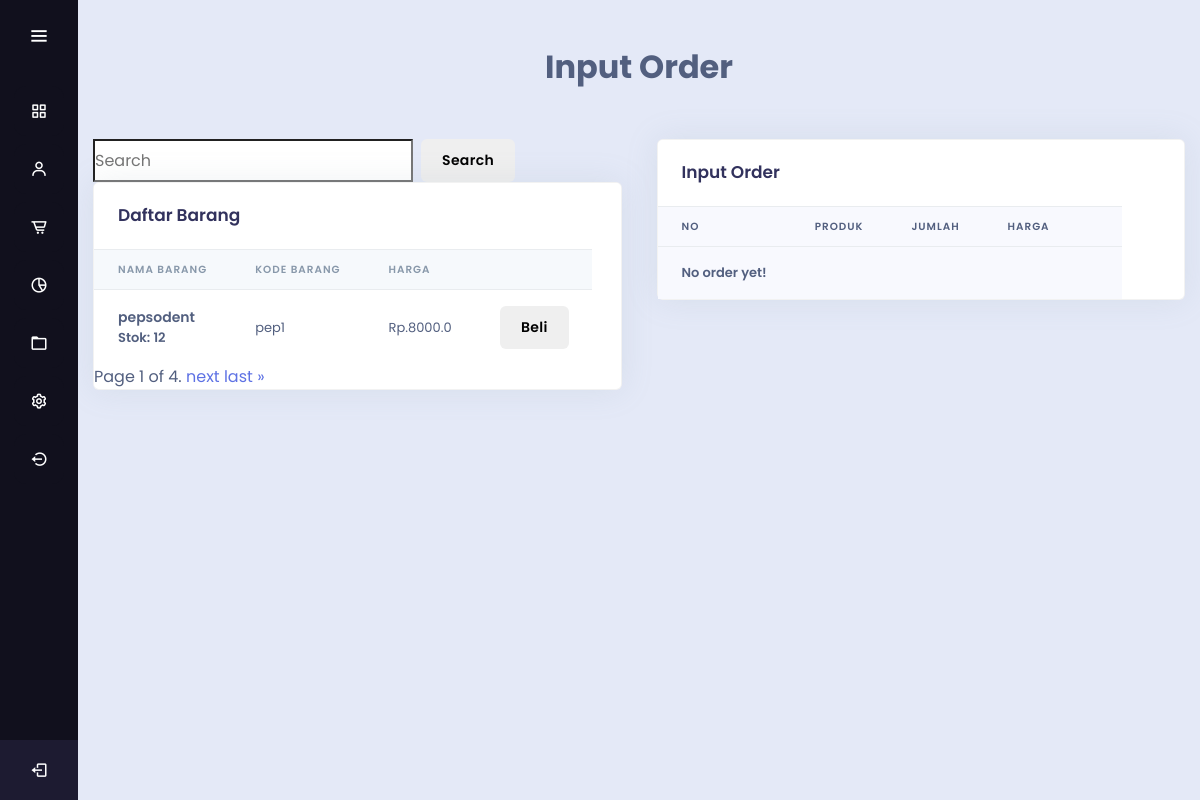
Page /barang/ (signed in) on the committed database.
### kasirku/models.py (models this page shows, shortened)
class Barang(models.Model):
    barang = models.CharField(max_length=50)
    kode = models.CharField(max_length=40)
    harga = models.FloatField(null=True)
    quantity = models.IntegerField()
    diskon = models.IntegerField()

### kasirku/views.py (the view)
# urls.py: path('barang/', barang, name='barang'),
@login_required(login_url=settings.LOGIN_URL)
def barang(request):
    barangs = Barang.objects.all()
    tittle = "Daftar Barang";
    cart_product_form = CartAddProductForm()
    cart = Cart(request)
    search = request.GET.get("search") if request.GET.get("search") else ""
    if search:
        barangs = barangs.filter(
            barang__icontains=search
        )
    page_size = 1  # Set the number of items per page
    paginator = Paginator(barangs, page_size)
    page = request.GET.get('page')
    try:
        barangs = paginator.page(page)
    except PageNotAnInteger:
        barangs = paginator.page(1)
    except EmptyPage:
        barangs = paginator.page(paginator.num_pages)
    konteks = {
        'barangs': barangs,
        'tittle': tittle,
        'cart_product_form': cart_product_form,
        'cart': cart,
        'search': search,  # Include search query in the context
    }
    return render(request, 'barang.html', konteks)

### kasirku/forms.py
class CartAddProductForm(forms.Form):
    quantity = forms.IntegerField(initial=1, widget=forms.HiddenInput)
    override = forms.BooleanField(required=False, initial=False, widget=forms.HiddenInput)

### kasirku/cart.py (called while the page is built)
    def __len__(self):
        return sum(item['quantity'] for item in self.cart.values())

### kasirku/templates/barang.html (shortened to what this page needs)
{% extends 'base.html' %}
{% block content %}
    <center>
      <h1>Input Order</h1>
    </center>
    <section>
      <div class="main-content">
        <div class="container mt-5">
            <div class="row">
                <div class="col" style="margin-right: 5px;">
                  <form class="d-flex mb-2">
                    <input class="form-control mr-2" type="search" placeholder="Search" aria-label="Search" name="search">
                    <button class="btn btn-primary my-2 my-sm-0" type="submit">Search</button>
                  </form>
                  <div class="card shadow">
                    <div class="card-header border-0">
                      <h3 class="mb-0">Daftar Barang</h3>
                    </div>
                    <div class="table-responsive">
                      <table class="table align-items-center table-flush">
                        <thead class="thead-light">
                          <tr>
                            <th>Nama Barang</th>
                            <th>KODE Barang</th>
                            <th>HARGA</th>
                            <th></th>
                          </tr>
                        </thead>
                        {% for barang in barangs %}
                        <tbody>
                          <tr>
                            <th>
                              <div class="media align-items-center">
                                <div class="media-body">
                                  <span class="mb-0 text-sm">{{ barang.barang }}</span><br> Stok: {{ barang.quantity }}
                                </div>
                              </div>
                            </th>
                            <td>
                                {{ barang.kode }}
                            </td>
                            <td>
                                Rp.{{ barang.harga }}
                            </td>
                            <td>
                                <div class="control">
                                    <form action="{% url 'add_cart' barang.id %}" method="post">
                                        <button type="submit" class="btn btn-primary">Beli</button>
                                    </form>
                                </div>
                            </td>
                          </tr>
                          {% endfor %}
                        </tbody>
                      </table>
                    </div>
                    <div class="pagination d-flex justify-content-center">
                        <span class="step-links">
                            <span class="current">
                                Page {{ barangs.number }} of {{ barangs.paginator.num_pages }}.
                            </span>
                            {% if barangs.has_next %}
                                <a href="?search={{ search }}&page={{ barangs.next_page_number }}">next</a>
                                <a href="?search={{ search }}&page={{ barangs.paginator.num_pages }}">last &raquo;</a>
                            {% endif %}
                        </span>
                    </div>
                  </div>
                </div>
                <div class="col">
                  <div class="card shadow">
                    <div class="card-header border-0">
                      <h3 class="mb-0">Input Order</h3>
                    </div>
                    <div class="table-responsive">
                      <div class="table">
                          <table class="table is-narrow">
                              {% if cart %}
                              <thead>
                                <tr>
                                  <th>No</th>
                                  <th>Produk</th>
                                  <th>Jumlah</th>
                                  <th>Harga(Rp)</th>
                                  <th></th>
                                </tr>
                              </thead>
                              <tbody>
                              {% for item in cart %}
                                {% with product=item.product %}
                                    <tr>
                                        <td>{{ forloop.counter }}</td>
                                        <td class="is-size-6-mobile">
                                            {{ product.barang }} <br> Stok: {{ item.stok }}
                                        </td>
                                        <td>{{ item.quantity }}</td>
                                        <td>{{ item.total_price|add:"0" }}</td>
                                        <td><button class="btn is-danger is-size-7-mobile"><a href="{% url 'remove_cart' product.id %}">Hapus</a></button></td>
                                    </tr>
                                    {% if item.product.diskon %}
                                    <tr>
                                      <td></td>
                                      <td>Diskon {{ item.product.diskon|add:"0" }} %</td>
                                      <td></td>
                                      <td>{{ item.total_diskon|add:"0" }}</td>
                                      <td></td>
                                    </tr>
                                    {% endif %}
                                {% endwith %}
                              {% endfor %}
                              </tbody>
                              <tfoot>
                                  <tr>
                                      <td>SubTotal harga</td>
                                      <td></td>
                                      <td>{{ cart.get_total_quantity }}</td>
                                      <td>{{ cart.get_subtotal_price|add:"0" }}</td>
                                  </tr>
                                  <tr>
                                      <td>Total Diskon</td>
                                      <td></td>
                                      <td></td>
                                      <td>{{ cart.get_total_diskon }}</td>
                                  </tr>
                                  <tr>
                                      <td>Total harga</td>
                                      <td></td>
                                      <td>{{ cart.get_total_quantity }}</td>
                                      <td>{{ cart.get_total_price }}</td>
                                  </tr>
                              </tfoot>
                              {% else %}
                              <thead>
                                <tr>
                                  <th>No</th>
                                  <th>Produk</th>
                                  <th>Jumlah</th>
                                  <th>Harga</th>
                                  <th></th>
                                </tr>
                              </thead>
                              <tbody>
                                <tr>
                                  <th>No order yet!</th>
                                  <th></th>
                                  <th></th>
                                  <th></th>
                                  <th></th>
                                </tr>
                              </tbody>
                              {% endif %}
                          </table>
                      </div>
                    </div>
                  </div>
                </div>
            </div>
        </div>
      </div>
    </section>
{% endblock %}

### static/css/style.css (style rules this page uses)
body { background-color: lightblue; font-family: verdana; }

### static/css/navbar.css (style rules this page uses)
* { margin: 0; padding: 0; box-sizing: border-box; font-family: "Poppins" , sans-serif; }

### rows in the picture
Barang: barang "pepsodent", quantity "12", kode "pep1", harga "8000.0"

### other values in the picture
{{ barangs.number }} "1"
{{ barangs.paginator.num_pages }} "4"
